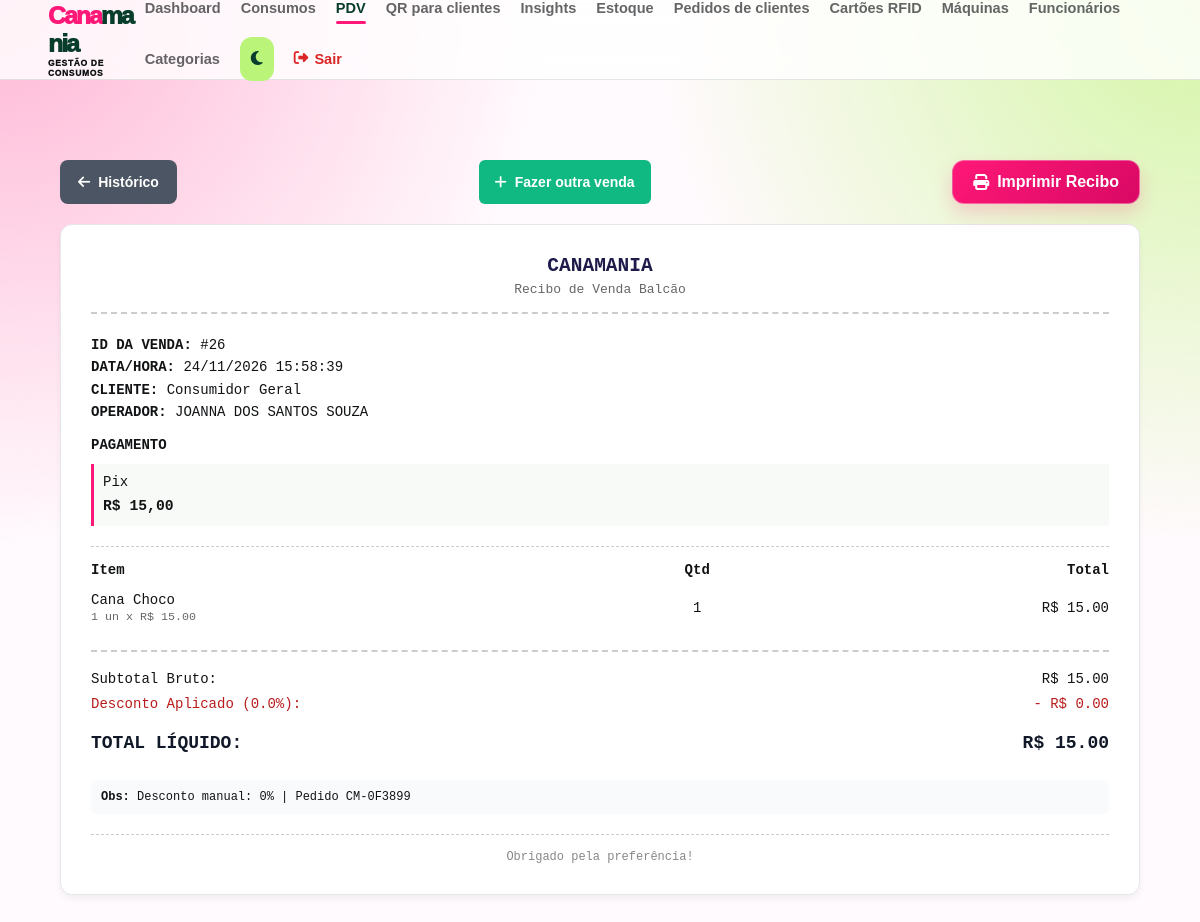
/pdv/venda/26 (signed in), run on the app's committed database.
### app/models/venda.py (models this page shows, shortened)
class Venda(Base):
    __tablename__ = "vendas"
    id         = Column(Integer, primary_key=True, index=True)
    cliente_id = Column(
        Integer,
        ForeignKey("clientes.id", ondelete="SET NULL"),
        nullable=True
    )
    usuario_id = Column(
        Integer,
        ForeignKey("usuarios.id", ondelete="SET NULL"),
        nullable=True
    )
    desconto_percentual = Column(Float, nullable=False, default=0.0)
    total_bruto  = Column(Float, nullable=False, default=0.0)
    total_liquido = Column(Float, nullable=False, default=0.0)
    observacao = Column(String(255), nullable=True)
    forma_pagamento = Column(String(30), nullable=True)
    valor_pagamento_1 = Column(Float, nullable=True)
    forma_pagamento_2 = Column(String(30), nullable=True)
    valor_pagamento_2 = Column(Float, nullable=True)
    criado_em = Column(DateTime, server_default=func.now())
    cliente = relationship("Cliente", back_populates="vendas")
    usuario = relationship("Usuario", backref="vendas")
    itens   = relationship(
        "ItemVenda",
        back_populates="venda",
        cascade="all, delete-orphan"  # deleta itens se a venda for deletada
    )

class ItemVenda(Base):
    __tablename__ = "itens_venda"
    id         = Column(Integer, primary_key=True, index=True)
    venda_id   = Column(
        Integer,
        ForeignKey("vendas.id", ondelete="CASCADE"),
        nullable=False
    )
    produto_id = Column(
        Integer,
        ForeignKey("produtos.id", ondelete="SET NULL"),
        nullable=True
    )
    produto_nome   = Column(String(150), nullable=False)
    tamanho        = Column(String(10), nullable=True)
    cor            = Column(String(50), nullable=True)
    quantidade     = Column(Integer, nullable=False)
    preco_unitario = Column(Float, nullable=False)   # preço no momento da venda
    venda   = relationship("Venda", back_populates="itens")
    produto = relationship("Produto", backref="itens_venda")

### app/models/usuario.py (models this page shows)
class Usuario(Base):
    __tablename__ = "usuarios"
    id = Column(Integer, primary_key=True, index=True)
    nome = Column(String(100), nullable=False)
    email = Column(String(100), unique=True, index=True, nullable=False)
    senha_hash = Column(String(255), nullable=False)
    role = Column(String(100), nullable=False, default="funcionario")
    ativo = Column(Boolean, default=True)
    criado_em = Column(DateTime(timezone=True), server_default=func.now())

### app/controllers/pdv_controller.py (the view)
@router.get("/venda/{venda_id}")
def detalhe_venda(
    venda_id: int,
    request: Request,
    db: Session = Depends(get_db),
    usuario = Depends(get_usuario_logado)
):
    venda = db.query(Venda).filter(Venda.id == venda_id).first()
    if not venda or (usuario.get("role") in {"cliente", "visitante"} and venda.usuario_id != usuario.get("id")):
        raise HTTPException(status_code=404, detail="Comprovante não encontrado.")
    return templates.TemplateResponse(
        request,
        "pdv/comprovante.html",
        {"request": request, "usuario": usuario, "venda": venda}
    )

### app/templates/pdv/comprovante.html (shortened to what this page needs)
<!DOCTYPE html>
<html lang="pt-br">
<head>
    <link rel="stylesheet" href="/static/css/vendas.css?v=payment-stack-1">
    <link rel="stylesheet" href="/static/css/feedback.css?v=3">
    <link rel="stylesheet" href="/static/css/feedback-progress.css?v=2">
    <link rel="stylesheet" href="https://cdnjs.cloudflare.com/ajax/libs/font-awesome/6.5.2/css/all.min.css">
</head>
<body>
    {% include "partials/navbar.html" %}
    <div class="vendas-container-main" style="max-width: 600px; margin: 40px auto; padding: 0 20px;">
        <div class="no-print recibo-acoes" style="display:flex; justify-content:space-between; margin-bottom:20px;">
            {% if usuario.role not in ['cliente', 'visitante'] %}<a href="/pdv/historico" class="btn-nova-venda" style="background:#4b5563; text-decoration:none; display:inline-flex; align-items:center; gap:8px;">
                <i class="fa-solid fa-arrow-left"></i> Histórico
            </a>{% endif %}
            <a href="{{ '/cliente/pdv' if usuario.role in ['cliente', 'visitante'] else '/pdv/' }}" class="btn-nova-venda" style="background:#10b981; color:white; padding:10px 16px; border-radius:6px; text-decoration:none; display:inline-flex; align-items:center; gap:8px; font-weight:bold;">
                <i class="fa-solid fa-plus"></i> Fazer outra venda
            </a>
            <button onclick="window.print()" style="padding:10px 20px; background:#1e1b4b; color:white; border:none; border-radius:6px; font-weight:bold; cursor:pointer; display:inline-flex; align-items:center; gap:8px;">
                <i class="fa-solid fa-print"></i> Imprimir Recibo
            </button>
        </div>
        <div class="cupom-container" style="background:white; border:1px solid #e5e7eb; border-radius:12px; padding:30px; box-shadow: 0 4px 6px rgba(0,0,0,0.05); font-family: monospace;">
            <div style="text-align:center; margin-bottom:20px;">
                <h2 style="margin:0 0 5px 0; color:#1e1b4b;">CANAMANIA</h2>
                <p style="margin:0; color:#666;">Recibo de Venda Balcão</p>
                <div style="border-bottom: 2px dashed #ccc; margin: 15px 0;"></div>
            </div>
            <div style="margin-bottom: 20px; font-size:14px; line-height:1.6;">
                <strong>ID DA VENDA:</strong> #{{ venda.id }}<br>
                <strong>DATA/HORA:</strong> {{ venda.criado_em|data_hora_brasilia }}<br>
                <strong>CLIENTE:</strong> {{ venda.cliente.nome if venda.cliente else "Consumidor Geral" }}<br>
                <strong>OPERADOR:</strong> {{ venda.usuario.nome if venda.usuario else "Não informado" }}
                {% if venda.forma_pagamento %}
                <div class="cupom-pagamentos">
                    <strong class="cupom-pagamentos-titulo">PAGAMENTO</strong>
                    <div class="cupom-pagamento-item">
                        <span>{{ {'credito': 'Cartão de crédito', 'debito': 'Cartão de débito', 'dinheiro': 'Dinheiro', 'pix': 'Pix', 'convite': 'Convite', 'cortesia': 'Cortesia', 'rfid': 'Saldo RFID simulado'}.get(venda.forma_pagamento, venda.forma_pagamento) }}</span>
                        <strong>R$ {{ '%.2f'|format(venda.valor_pagamento_1 if venda.forma_pagamento_2 else venda.total_liquido)|replace('.', ',') }}</strong>
                    </div>
                </div>
                {% endif %}
            </div>
            <div style="border-bottom: 1px dashed #ccc; margin: 15px 0;"></div>
            <table style="width:100%; border-collapse:collapse; font-size:14px; text-align:left; margin-bottom:20px;">
                <thead>
                    <tr>
                        <th style="padding-bottom:8px;">Item</th>
                        <th style="padding-bottom:8px; text-align:center;">Qtd</th>
                        <th style="padding-bottom:8px; text-align:right;">Total</th>
                    </tr>
                </thead>
                <tbody>
                    {% for item in venda.itens %}
                    <tr>
                        <td style="padding:6px 0;">{{ item.produto_nome }} <br> <small style="color:#666;">1 un x R$ {{ "%.2f"|format(item.preco_unitario) }}</small></td>
                        <td style="padding:6px 0; text-align:center;">{{ item.quantidade }}</td>
                        <td style="padding:6px 0; text-align:right;">R$ {{ "%.2f"|format(item.quantidade * item.preco_unitario) }}</td>
                    </tr>
                    {% endfor %}
                </tbody>
            </table>
            <div style="border-top: 2px dashed #ccc; padding-top:15px; font-size:14px; line-height:1.8;">
                <div style="display:flex; justify-content:space-between;">
                    <span>Subtotal Bruto:</span>
                    <span>R$ {{ "%.2f"|format(venda.total_bruto) }}</span>
                </div>
                <div class="cupom-desconto" style="display:flex; justify-content:space-between; color: #b91c1c;">
                    <span>Desconto Aplicado ({{ venda.desconto_percentual }}%):</span>
                    <span>- R$ {{ "%.2f"|format(venda.total_bruto - venda.total_liquido) }}</span>
                </div>
                <div class="cupom-total-liquido" style="display:flex; justify-content:space-between; font-size:18px; font-weight:bold; margin-top:10px; color:#111827;">
                    <span>TOTAL LÍQUIDO:</span>
                    <span>R$ {{ "%.2f"|format(venda.total_liquido) }}</span>
                </div>
            </div>
            {% if venda.observacao %}
            <div class="cupom-observacao" style="margin-top:20px; background:#f9fafb; padding:10px; border-radius:6px; font-size:12px;">
                <strong>Obs:</strong> {{ venda.observacao }}
            </div>
            {% endif %}
            <div style="border-top: 1px dashed #ccc; margin: 20px 0 0 0; padding-top:15px; text-align:center; color:#888; font-size:12px;">
                Obrigado pela preferência!
            </div>
        </div>
    </div>
</body>
</html>

### app/static/css/vendas.css (style rules this page uses)
* { margin: 0; padding: 0; box-sizing: border-box; }
body { font-family: -apple-system, BlinkMacSystemFont, "Segoe UI", Roboto, Helvetica, Arial, sans-serif; min-height: 100vh; display: flex; flex-direction: column; background-color: #f8fafc; }
.vendas-container-main { flex: 1; padding: 40px 60px; width: 100%; max-width: 1400px; margin: 0 auto; }
.btn-nova-venda { padding: 10px 18px; background-color: #000000; color: white; border: none; border-radius: 6px; font-weight: 600; font-size: 14px; cursor: pointer; display: flex; align-items: center; gap: 8px; transition: background 0.2s; }
.cupom-pagamentos { display: grid; gap: 8px; margin-top: 10px; }
.cupom-pagamentos-titulo { display: block; }
.cupom-pagamento-item { display: flex; flex-direction: column; gap: 2px; padding: 7px 9px; border-left: 3px solid #ff1877; background: #f7faf7; }
.cupom-pagamento-item strong { font-size: 1.05em; }

### app/static/css/base.css (style rules this page uses)
:root { --cana-pink:#ff1877;--cana-lime:#baf57a;--cana-green:#083d2c;--cana-ink:#111315;--cana-bg:#fffafd;--cana-surface:#fff }
* { box-sizing: border-box; }
body { min-height: 100vh; margin: 0; display: flex; flex-direction: column; font-family: Arial, sans-serif; background-color: var(--cana-bg); color: var(--cana-ink); transition: background .3s,color .3s; }
:is(button,.btn-create,.btn-novo-produto,.btn-primario,.btn-add-carrinho-pdv,.btn-salvar-venda-final,.btn-ver-ranking,.filiais-heading a) { border-radius:12px!important;transition:transform .2s ease,background .2s ease,box-shadow .2s ease,color .2s ease!important }
:is(button,.btn-create,.btn-novo-produto,.btn-primario,.btn-add-carrinho-pdv,.btn-salvar-venda-final):not(.theme-toggle) { background:linear-gradient(135deg,#ff1877,#d90864)!important;color:#fff!important;border:1px solid rgba(255,255,255,.34)!important;box-shadow:0 9px 19px rgba(255,24,119,.18) }
:is(button,.btn-create,.btn-novo-produto,.btn-primario,.btn-add-carrinho-pdv,.btn-salvar-venda-final):not(:disabled):hover { transform:translateY(-2px);background:linear-gradient(135deg,#c9085a,#083d2c)!important;box-shadow:0 13px 25px rgba(8,61,44,.2) }
.produtos-container-main,.vendas-container-main,.dashboard,.armarios-page { width:min(1400px,calc(100% - 48px))!important;margin-inline:auto!important;padding:44px 0 64px!important }

### app/static/css/ui.css (style rules this page uses)
:root { --page-padding-block: 40px; --page-padding-inline: 60px; --control-height: 44px; --control-radius: 8px; --control-border: #cbd5e1; --focus-ring: rgba(9, 20, 92, .18); }
.dashboard, .produtos-container-main, .clientes-container, .vendas-container-main, .main-content, .armarios-page { width: 100% !important; max-width: 1600px !important; margin: 0 auto; padding: var(--page-padding-block) var(--page-padding-inline) !important; }
button, .btn-primary, .btn-secondary, .btn-create, .btn-novo-produto, .btn-nova-venda, .btn-finalizar-dia, .btn-submit, .btn-cancel, .btn-acao, .btn-edit, .btn-toggle, .btn-primario, .btn-secundario, .btn-add-carrinho-pdv, .btn-salvar-venda-final, .btn-voltar-historico { min-height: var(--control-height); border-radius: var(--control-radius); transition: background-color .2s ease, border-color .2s ease, box-shadow .2s ease, transform .2s ease; }
.btn-nova-venda, .btn-voltar-historico { display: inline-flex; align-items: center; justify-content: center; gap: 8px; text-decoration: none; }

### app/static/css/responsive.css (style rules this page uses)
html { -webkit-text-size-adjust: 100%; }
button, input, select, textarea { font: inherit; }
html, body { max-width: 100%; }
main, section, article, aside, form, fieldset, header, footer, nav, .container, .page, .main-content, .main-content > *, .page-header > *, .form-container, .card, .panel, .surface, .dashboard, .produtos-container-main, .vendas-container-main, .clientes-container, .armarios-page { min-width: 0; }
input, select, textarea, button { max-width: 100%; }
pre, code, a, p, td, th, label, small { overflow-wrap: anywhere; }
*, *::before, *::after { box-sizing: border-box; }

### app/static/css/theme-accents.css (style rules this page uses)
body::before { content: ""; position: fixed; inset: 0; z-index: -1; pointer-events: none; background-image: radial-gradient(circle at 0 0, #ffb7d5 0, transparent 34rem), radial-gradient(circle at 100% 0, #d4f5a5 0, transparent 34rem); }

### data on the page
Venda: id "26", criado_em|data_hora_brasilia "24/11/2026 15:58:39", forma_pagamento "Pix", forma_pagamento_2+total_liquido "15,00", total_bruto "15.00", desconto_percentual "0.0", venda.total_bruto-venda.total_liquido "0.00", total_liquido "15.00", observacao "Desconto manual: 0% | Pedido CM-0F3899"
Usuario: usuario "JOANNA DOS SANTOS SOUZA"
ItemVenda: produto_nome "Cana Choco", preco_unitario "15.00", quantidade "1", item.quantidade*item.preco_unitario "15.00"

### other printed values
{{ venda.cliente.nome if venda.cliente else "Consumidor Geral" }} "Consumidor Geral"
